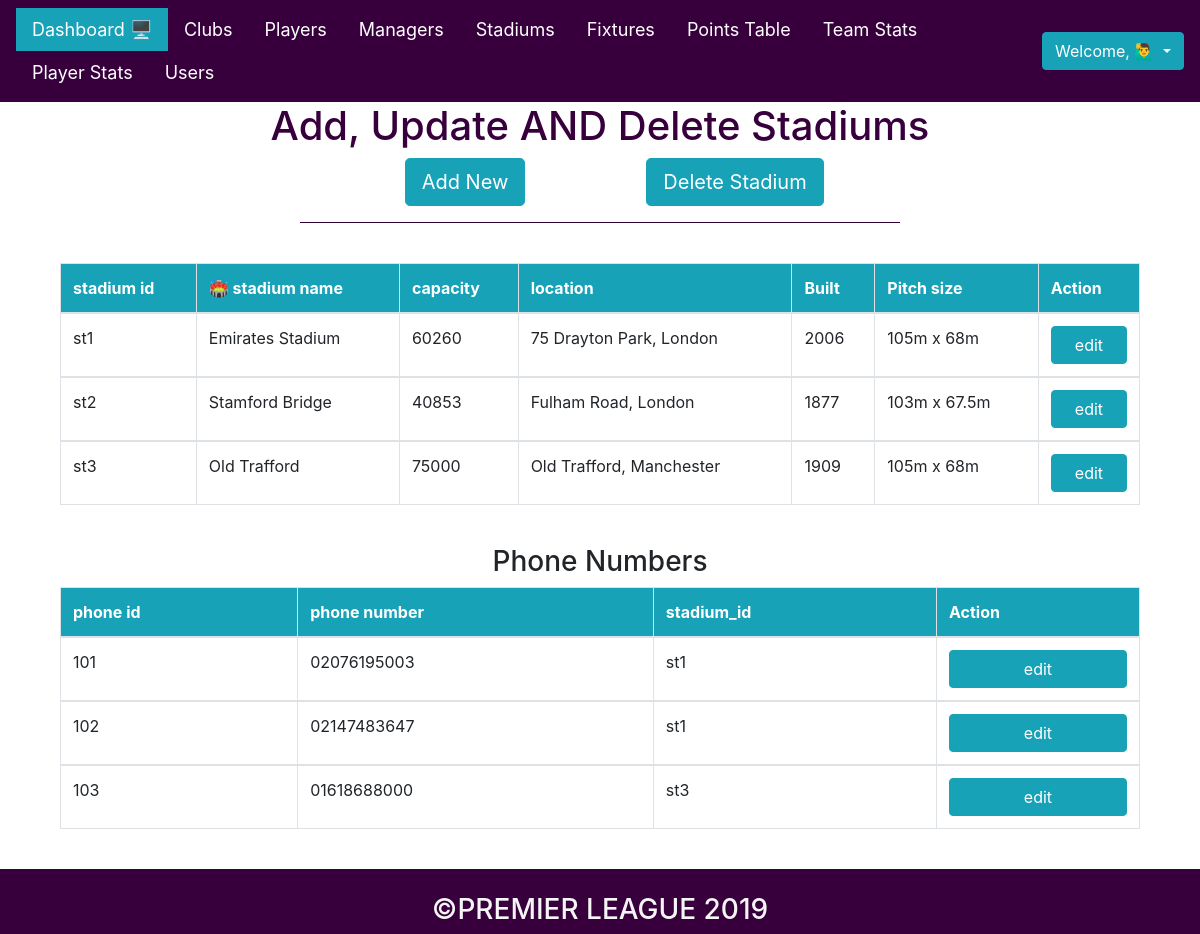
The page /php_files/admin/admin_stadiums.php on the database its author committed.
### tables this page shows
CREATE TABLE stadiums(
    stadium_id VARCHAR(4) PRIMARY KEY,
    stadium_name VARCHAR(20) NOT NULL,
    capacity INT(5) NOT NULL,
    location VARCHAR(30)NOT NULL,
    built INT(4) NOT NULL,
    pitch_size VARCHAR(20) NOT NULL

);

CREATE TABLE phone(
    phone_id INT(5) PRIMARY KEY,
    phone_number INT(11) NOT NULL,
    stadium_id VARCHAR(4) 

);

### php_files/admin/admin_stadiums.php (the view, shortened to what this page needs)
<?php
    include "admin_header.php";
    include "../connect.php";
?>
<html>
<head>
    <link rel="stylesheet" type="text/css" href="../../css/admin_players.css">
</head>
<body>
    <center><h1> Add, Update AND Delete Stadiums</h1></center>
    <center><div class="container">
        <div class="row">
            <div class="col-6"><a href="add_stadium.php"><button class="btn btn-info btn-lg btn_add">Add New</button></a></div>
            <div class="col-6"><a href="del_stadium.php"><button class="btn btn-info btn-lg btn_del">Delete Stadium</button></a></div>
        </div>
    </div></center>
    <hr>
    <br>
    <center>
    <div class="container">
        <?php
            $qry = " SELECT * FROM stadiums ";
            $res = $con->query($qry);
            $result = "";
            if($res->num_rows > 0)
            {
                $result .= " <div class = 'container'> ";
                $result .= " <table class='table table-bordered'> ";
                $result .= " <thead class='thead_clubs'> <tr>
                    <th>stadium id</th>
                    <th>🏟 stadium name</th>
                    <th>capacity</th>
                    <th>location</th>
                    <th>Built</th>
                    <th>Pitch size</th>
                    <th> Action </th>
                    </tr> </thead> ";
                while($row = $res->fetch_assoc())
                {
                    $result .= " <tbody> <tr>
                        <td> ".$row['stadium_id']." </td>
                        <td> ".$row['stadium_name']." </td>
                        <td> ".$row['capacity']." </td>
                        <td> ".$row['location']." </td>
                        <td> ".$row['built']." </td>
                        <td> ".$row['pitch_size']." </td>
                        <td> <a href='edit_stadium.php?edit=".$row['stadium_id']."'><button class='btn btn-info btn-block'>edit</button></a> </td>
                    </tr> </tbody> ";
                }
                $result .= " </table> </div> ";
            }
            echo $result;
        ?>
    </div>
    </center>
    <br>
    <center>
    <h3>Phone Numbers</h3>
    <div class="container">
        <?php
            $qry = " SELECT * FROM phone ";
            $res = $con->query($qry);
            $result = "";
            if($res->num_rows > 0)
            {
                $result .= " <div class = 'container'> ";
                $result .= " <table class='table table-bordered'> ";
                $result .= " <thead class='thead_clubs'> <tr>
                    <th>phone id</th>
                    <th>phone number</th>
                    <th>stadium_id</th>
                    <th> Action </th>
                    </tr> </thead> ";
                while($row = $res->fetch_assoc())
                {
                    $result .= " <tbody> <tr>
                        <td> ".$row['phone_id']." </td>
                        <td> 0".$row['phone_number']." </td>
                        <td> ".$row['stadium_id']." </td>
                        <td> <a href='edit_phone.php?edit=".$row['phone_id']."'><button class='btn btn-info btn-block'>edit</button></a> </td>
                    </tr> </tbody> ";
                }
                $result .= " </table> </div> ";
            }
            echo $result;
        ?>
    </div>
    </center>
    <br>
</body>
</html>
<?php include "admin_footer.php"; ?>

### css/admin_players.css (style rules this page uses)
h1 { color: #37003c; }
.btn_add { margin-left: 300px; }
.btn_del { margin-right: 300px; }
hr { background: #37003c; width: 600px; }
.thead_clubs { background: #17a2b8; color: white; }

### rows shown on the page
stadiums: stadium_id "st1", stadium_name "Emirates Stadium", capacity "60260", location "75 Drayton Park, London", built "2006", pitch_size "105m x 68m"
stadiums: stadium_id "st2", stadium_name "Stamford Bridge", capacity "40853", location "Fulham Road, London", built "1877", pitch_size "103m x 67.5m"
stadiums: stadium_id "st3", stadium_name "Old Trafford", capacity "75000", location "Old Trafford, Manchester", built "1909", pitch_size "105m x 68m"
phone: phone_id "101", phone_number "2076195003", stadium "st1"
phone: phone_id "102", phone_number "2147483647", stadium "st1"
phone: phone_id "103", phone_number "1618688000", stadium "st3"
